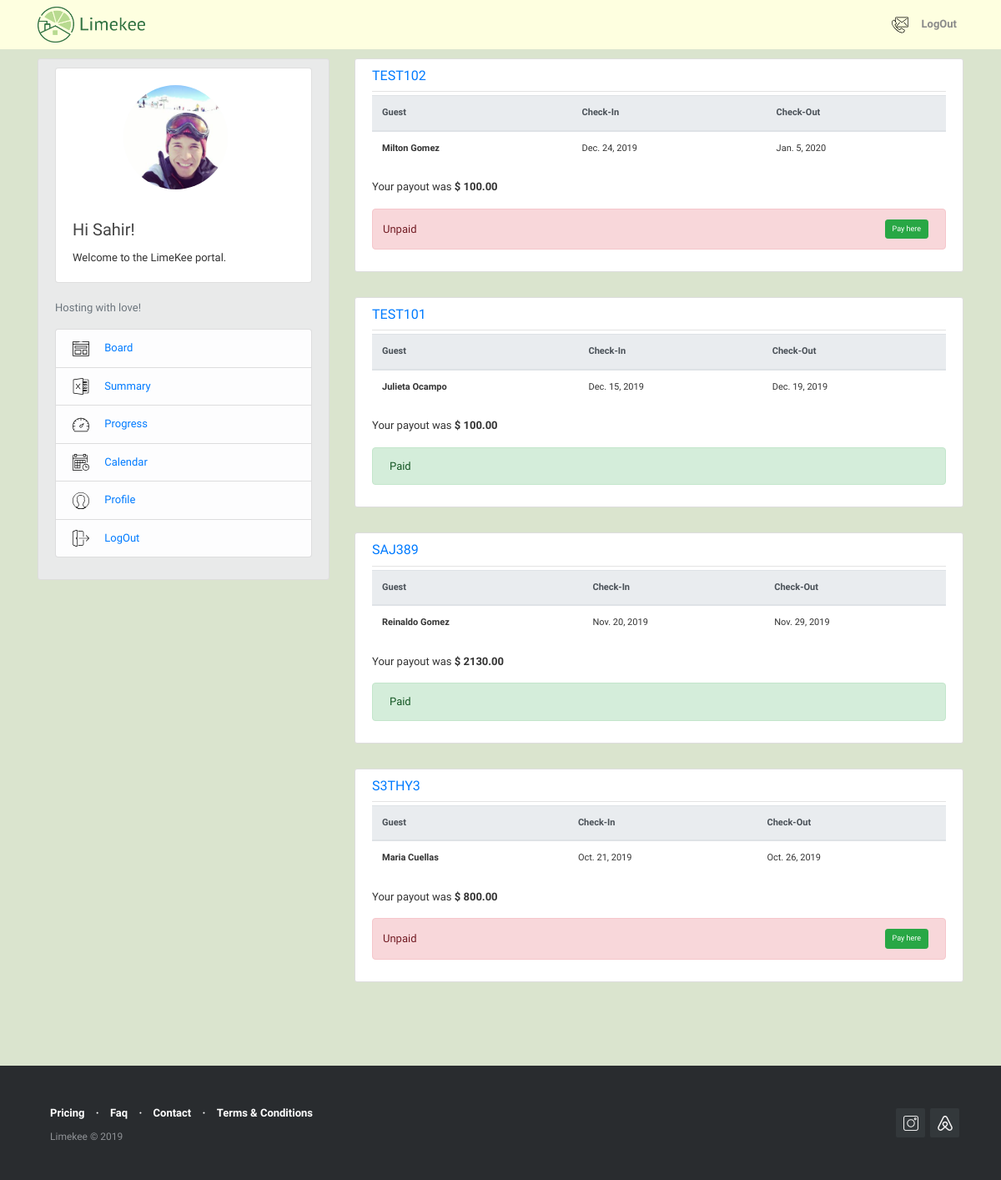
/reservation/ (signed in), run on the app's committed database.
### users/models.py (models this page shows, shortened)
class Profile(models.Model):
    user = models.OneToOneField(User, on_delete = models.CASCADE)
    first_name = models.CharField(max_length=30, blank=False)
    last_name = models.CharField(max_length=30, blank=False)
    phone_number = models.IntegerField(blank=True, null=True)
    image = models.ImageField (default = 'default.png', upload_to='profile_pics')

### reservations/models.py (models this page shows, shortened)
class Reservations(models.Model):
    confirmation_code = models.CharField(max_length=12, primary_key=True)
    host = models.ForeignKey(User, on_delete=models.CASCADE)
    guest = models.CharField(max_length=120)
    check_in = models.DateField(default=date.today)
    check_out = models.DateField(default=date.today)
    price = models.DecimalField(decimal_places=2, max_digits=1000)
    limekee_fee = models.DecimalField(decimal_places=2, max_digits=1000, blank=True, null=False, default=0)
    cleaning_fee = models.DecimalField (decimal_places=2, max_digits=1000, blank=True, null=False, default=0)
    extra_fee = models.DecimalField (decimal_places=2, max_digits=1000, blank=True, null=False, default=0)
    total_due = models.DecimalField( decimal_places=2, max_digits=1000, default=0)
    notes = models.TextField(blank=True,null=False)
    paid = models.BooleanField(default=False)
    @property
    def total_due(self):
        return (self.limekee_fee + self.cleaning_fee + self.extra_fee)
    class Meta:
        permissions = [
            ("create_reservation", "Can create new reservation"),
        ]

### reservations/views.py (the view)
# urls.py: path('', ReservationListView.as_view(), name='reservation-home'),
class ReservationListView(ListView):
    model = Reservations
    template_name = 'reservations/reservations_list.html'
    context_object_name = 'reservations'
    ordering = ['-check_in']
    paginate_by = 4
    def get_queryset(self):
        user = get_object_or_404(User, username = self.request.user)
        return Reservations.objects.filter(host=user).order_by('-check_in')

### reservations/templates/reservations/reservations_list.html (shortened to what this page needs)
{% extends "blog/base.html" %}
{% block content %}
  {% if reservations %}
      {% for reservation in reservations %}
        <article class="media content-section">
            <div class="media-body">
                <div class="article-metadata">
                  <h6 class="article-title"> <a class="mr-2" href="{% url 'reservation-detail' reservation.pk %}">  {{ reservation.confirmation_code }}</a></h6>
                </div>
                <div class="table-responsive" style="font-size:11px">
                <table class="table table-hover">
                    <thead class="thead-light">
                        <tr>
                            <th scope="col">Guest</th>
                            <th scope="col">Check-In</th>
                            <th scope="col">Check-Out</th>
                        </tr>
                    </thead>
                    <tbody>
                        <tr>
                            <th scope="row">{{ reservation.guest }}</th>
                            <td>{{ reservation.check_in }}</td>
                            <td>{{ reservation.check_out }}</td>
                       </tr>
                   </tbody>
               </table>
               </div>
               <p class="article-content">  Your payout was <strong>$ {{ reservation.price }}</strong></p>
               {% if reservation.paid  %}
               <div class="alert alert-success" role="alert">
                  Paid
               </div>
               {% else %}
	       <div class="d-flex align-items-center bd-highlight justify-content-between alert alert-danger p-1" role="alert">
                      <div class="p-2 bd-highlight">
                          Unpaid
                      </div>
                      <div class="p-2 bd-highlight">
                        <a class="mr-2" href="{% url 'reservation-detail' reservation.pk %}">
                            <button type="button" class="btn btn-success btn-sm" style="font-size:9px">Pay here</button>
                        </a>
                      </div>
                </div>
               {% endif %}
            </div>
        </article>
      {% endfor %}
  {% else %}
    <div class="alert alert-info" role="alert"> <h4 class="alert-heading">Huh ! </h4>Currently, you don't have any reservations registered with Limekee. <br> Your property manager will update shortly.</div>
  {% endif %}
{% endblock content %}

### blog/templates/blog/base.html (shortened to what this page needs)
{% load static %}
<!DOCTYPE html>
<html>
  <head>
    <link rel="stylesheet" href="https://maxcdn.bootstrapcdn.com/bootstrap/4.0.0/css/bootstrap.min.css">
    <link rel="stylesheet" type="text/css" href="{% static 'blog/main2.css' %}">
	<link rel="stylesheet" type="text/css" href="{% static 'blog/footer-distributed1.css' %}">
    <link href="{% static 'fullcalendar/core/main.css' %}" rel='stylesheet' />
    <link href="{% static 'fullcalendar/daygrid/main.css' %}" rel='stylesheet' />
  </head>
   <body>
     <header class="site-header">
        <nav class="navbar navbar-expand-md navbar-light bg-steel fixed-top" >
         <div class="container" style="font-weight: bold;">
            <a class="navbar-brand mr-4" href="https://www.limekee.com">
                <img src="/media/limekee_logo.png" style="width:130px; height:43px; margin-top:5px; margin-bottom:5px;" title="Limekee" alt="Limekee Logo">
            </a>
            <div class="collapse navbar-collapse" id="navbarToggle">
            <div class="navbar-nav">
              {% if user.is_authenticated %}
                <a class="nav-item nav-link font-weight-bold" href="https://www.limekee.com/contact"><img src="/media/svg/contact.svg" style="width:20px; height:20px; " alt="Contact us"> </a>
                <a class="nav-item nav-link font-weight-bold" href="{% url 'logout' %}">LogOut</a>
              {% else %}
                <a class="nav-item nav-link font-weight-bold" href="{% url 'login' %}">Login </a>
                <a class="nav-item nav-link font-weight-bold" href="{% url 'register' %}"> Sign Up</a>
              {% endif %}
            </div>
          </div>
        </div>
      </nav>
  </header>
  <main role="main" class="container">
  <div class="row">
      <div class="col-md-4">
        <div class="content-section" style="background-color:#E9EAEA">
            <div class="card" >
                <br>
                <div style="text-align: center;">
                {% if user.is_authenticated %}
                  <img class="rounded-circle account-img" src="{{user.profile.image.url}}" alt="Author picture">
                {% else %}
                  <img src="/media/key1.svg" class="card-img-top" style="width:150px; height:150px; text-align: center" alt="Limekee">
                {% endif %}
                </div>
                <div class="card-body">
                    <h5 class="card-title">Hi {{ user.username }}!</h5>
                    <p class="card-text">Welcome to the LimeKee portal.</p>
                </div>
            </div>
            {% if user.is_authenticated %}
              <div class="media" >
                <div class="media-body" >
                    <br>
                    <p class='text-muted'>Hosting with love!
                      <ul class="list-group">
                        <li class="list-group-item list-group-item-light"><img src="/media/svg/004-browser.svg" style="width:20px; height:20px; margin-right: 15px" alt="icon"> <a href="{% url 'reservation-home' %}">     Board</a></li>
                        <li class="list-group-item list-group-item-light"><img src="/media/svg/007-excel.svg" style="width:20px; height:20px;margin-right: 15px " alt="icon"> <a href="{% url 'reservations-summary' %}">     Summary</a></li>
                        <li class="list-group-item list-group-item-light"><img src="/media/svg/005-dashboard.svg" style="width:20px; height:20px; margin-right: 15px" alt="icon"> <a href="{% url 'reservations-progress' %}">    Progress</a></li>
                        <li class="list-group-item list-group-item-light"><img src="/media/svg/003-calendar.svg" style="width:20px; height:20px;margin-right: 15px " alt="icon"><a href="{% url 'reservations-calendar' %}">    Calendar</li>
                        <li class="list-group-item list-group-item-light"><img src="/media/svg/002-man.svg" style="width:20px; height:20px;margin-right: 15px " alt="icon"> <a href="{% url 'profile' %}">    Profile</a></li>
                        <li class="list-group-item list-group-item-light"><img src="/media/svg/006-logout.svg" style="width:20px; height:20px; margin-right: 15px" alt="icon"> <a href="{% url 'logout' %}">    LogOut</a></li>
                      </ul>
                    </p>
                </div>
              </div>
             {% endif %}
        </div>
      </div>
        <div class="col-md-8">
          {% block content %}{% endblock %}
        </div>
    </div>
  </main>
       <footer class="footer-distributed" style="font-family:'Libre Franklin';">
    			<div class="footer-right">
    				<a href="https://www.instagram.com/limekee.ny/"><img src="/media/svg/instagram.svg" style="width:18px; height:18px; " alt="Instagram"></a>
    				<a href="https://www.airbnb.com/"><img src="/media/svg/airbnb.svg" style="width:18px; height:18px; " alt="Airbnb"></a>
    			</div>
    			<div class="footer-left">
    				<p class="footer-links">
    					<a href="https://www.limekee.com/#price-section" style="margin-right:10px; margin-left:10px" > Pricing</a>
    					·
    					<a href="https://www.limekee.com/faq" style="margin-right:10px; margin-left:10px">Faq</a>
    					·
    					<a href="https://www.limekee.com/contact" style="margin-right:10px; margin-left:10px"> Contact</a>
                        ·
    					<a href="https://www.limekee.com/terms-of-service" style="margin-right:10px; margin-left:10px"> Terms & Conditions</a>
    				</p>
    				<p style="margin-right:10px; margin-left:10px">Limekee &copy; 2019</p>
    			</div>
       </footer>
  </body>
</html>

### blog/static/blog/main2.css (style rules this page uses)
body { background: #dae4ce; color: #333333; margin-top: 5rem; }
h1, h2, h3, h4, h5, h6 { color: #444444; }
ul { margin: 0; }
.container { margin-top: -10px; margin-bottom: -10px; }
.bg-steel { background-color: #feffe0; }
.site-header .navbar-nav .nav-link { color: #8a8a8a; }
.nav-item { font: font-weight-bold; }
.content-section { background: #ffffff; padding: 10px 20px; border: 1px solid #dddddd; border-radius: 3px; margin-bottom: 30px; }
.article-title { color: #444444; }
.article-content { white-space: pre-line; }
.article-metadata { padding-bottom: 1px; margin-bottom: 4px; border-bottom: 1px solid #e3e3e3 }
.account-img { height: 125px; width: 125px; margin-right: 20px; margin-bottom: 16px; }

### blog/static/blog/footer-distributed1.css (style rules this page uses)
.footer-distributed { background-color: #292c2f; box-shadow: 0 1px 1px 0 rgba(0, 0, 0, 0.12); box-sizing: border-box; width: 100%; text-align: left; font: normal 12px sans-serif; padding: 45px 50px; margin-top: 80px; }
.footer-distributed .footer-left p { color: #8f9296; font-size: 12px; margin: 0; }
.footer-distributed p.footer-links { font-size:13px; font-weight: bold; color: #ffffff; margin: 0 0 10px; padding: 0; }
.footer-distributed p.footer-links a { display:inline-block; line-height: 1.8; text-decoration: none; color: inherit; }
.footer-distributed .footer-right { float: right; margin-top: 6px; max-width: 180px; }
.footer-distributed .footer-right a { display: inline-block; width: 35px; height: 35px; background-color: #33383b; border-radius: 2px; font-size: 20px; color: #ffffff; text-align: center; line-height: 35px; margin-left: 3px; }

### blog/templates/blog/base.html (style rules this page uses)
body { font-family: 'Libre Franklin'; font-size: 13px; }

### data on the page
Reservations: confirmation_code "TEST102", guest "Milton Gomez", check_in "Dec. 24, 2019", check_out "Jan. 5, 2020", price "100.00", paid "Unpaid"
Reservations: confirmation_code "TEST101", guest "Julieta Ocampo", check_in "Dec. 15, 2019", check_out "Dec. 19, 2019", price "100.00", paid "Paid"
Reservations: confirmation_code "SAJ389", guest "Reinaldo Gomez", check_in "Nov. 20, 2019", check_out "Nov. 29, 2019", price "2130.00", paid "Paid"
Reservations: confirmation_code "S3THY3", guest "Maria Cuellas", check_in "Oct. 21, 2019", check_out "Oct. 26, 2019", price "800.00", paid "Unpaid"

### other printed values
{{ user.username }} "Sahir"
